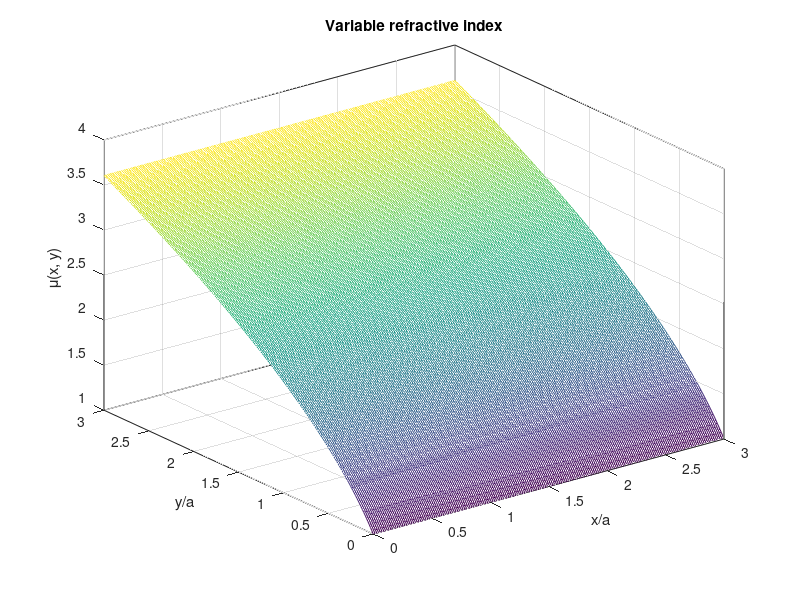
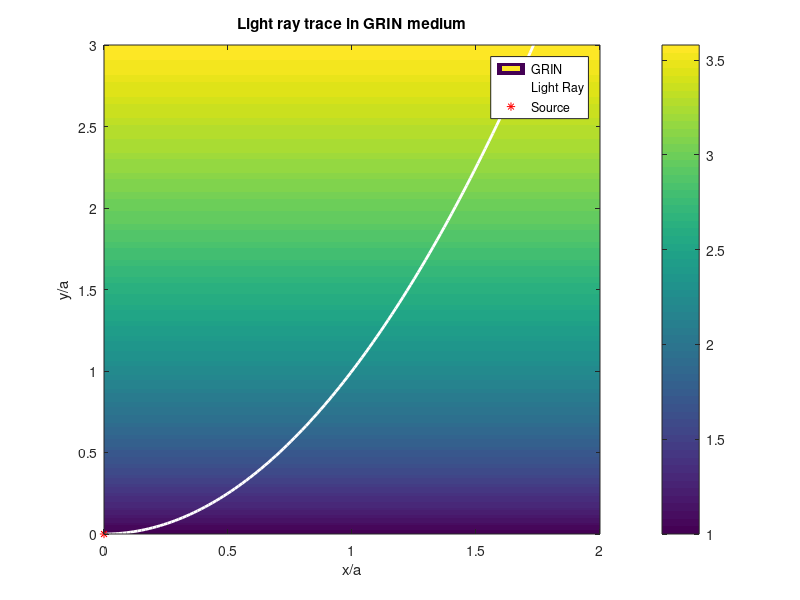

The MATLAB source for these figures, in order:
% PARABOLIC light trace
u = linspace(0, 3, 200);
[x, y] = meshgrid(u, u);
a = 1;
n = sqrt(1 + 4 * a * y);
mesh(x, y, n);
box on;
grid on;
xlabel('x/a');
ylabel('y/a');
zlabel('\mu(x, y)');
title('Variable refractive index');
figure;
hold on;
contourf(x, y, n, 100, 'LineColor', 'None');
colorbar;
plot(u, a.*u.^2, 'w',  'LineWidth', 2);
plot(0, 0, 'r*');
axis([0 2 0 3]);
hold off;
xlabel('x/a');
ylabel('y/a');
title('Light ray trace in GRIN medium');
legend('GRIN', 'Light Ray', 'Source');
box on;